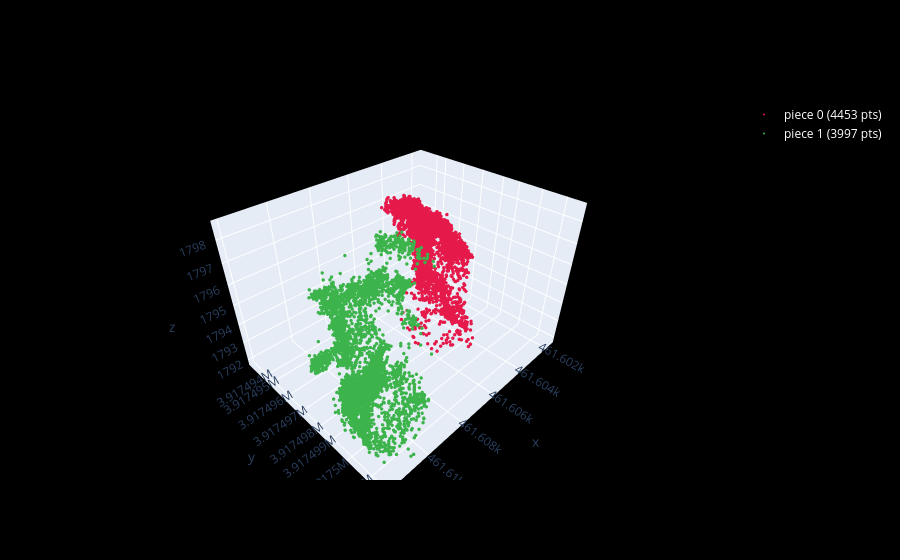

Write notebook code for a chart like this one.
### Code cell
from scipy.spatial import cKDTree

df_cl = pd.read_csv(PATHS['Dataframes'] + 'clusters.csv')
ps_pts = np.asarray(ps_pcd.points)
ps_tree = cKDTree(ps_pts)

# candidates: centroid inside the pre-split cluster's XY bounding box
lo, hi = ps_pts[:, :2].min(axis=0) - 1.0, ps_pts[:, :2].max(axis=0) + 1.0
cand = df_cl[(df_cl["x_pos"].between(lo[0], hi[0])) & (df_cl["y_pos"].between(lo[1], hi[1]))]

pieces, labels = [], []
for f in cand["file"].astype(int):
    p = PATHS['Clusters'] + f"cluster{f}.ply"
    if not os.path.exists(p):
        continue
    c = o3d.io.read_point_cloud(p)
    d, _ = ps_tree.query(np.asarray(c.points), distance_upper_bound=1e-4)
    if np.isfinite(d).mean() > 0.5:          # mostly made of the pre-split's points
        pieces.append(c)
        labels.append(f"cluster {f}")

print(f"{ps_name} -> {len(pieces)} surviving final cluster(s):", labels)
if pieces:
    visualize_pointcloud(pieces, point_size=2, color_by_source=True, max_points=40000)
else:
    print("No final clusters matched. They may have been dropped by the final filter, "
          "or the clusters folder is from a different run than the pre-split folder.")

### Figure 1 — Plotly figure (JSON) as saved in the notebook; plotly's stock layout.template omitted (floating-point values rounded to 4 significant figures; data arrays with more than 128 entries replaced by an {"elided": "..."} marker saying what was removed)
{"data": [{"marker": {"color": "#e6194b", "size": 2}, "mode": "markers", "name": "piece 0 (4453 pts)", "type": "scatter3d", "x": {"elided": "4453 float values"}, "y": {"elided": "4453 float values"}, "z": {"elided": "4453 float values"}}, {"marker": {"color": "#3cb44b", "size": 2}, "mode": "markers", "name": "piece 1 (3997 pts)", "type": "scatter3d", "x": {"elided": "3997 float values"}, "y": {"elided": "3997 float values"}, "z": {"elided": "3997 float values"}}], "layout": {"legend": {"font": {"color": "white"}}, "paper_bgcolor": "black", "scene": {"aspectmode": "data", "bgcolor": "black"}}}
